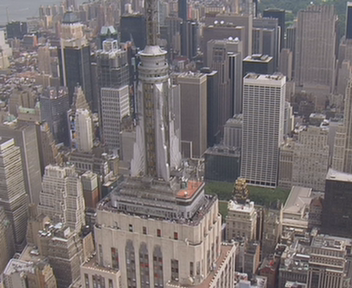
%> input picture ToolBoxs/imgs/city002.png, 352 x 288 px, given in place of foreman001.png, which was not available
$ octave Demo.m   (GNU Octave 9; MATLAB toolbox functions it lacks are replaced by stand-ins)
%> lines starting %> are read from the running program, lines starting %| are printed output that depends on the picture; pictures that were not available may be replaced by others from this repository, and a replacement may not be noted
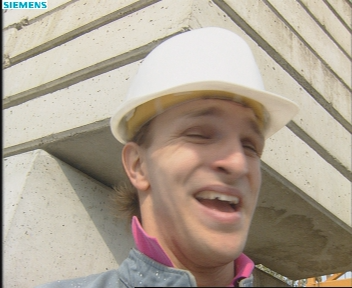
%> input picture ToolBoxs/imgs/foreman002.png, 352 x 288 px
### ToolBoxs/SubME/Motion_Est.m
%%%%%%%%%%%%%%%%%%%%%%%%%%%%%%%%%%%%%%%%%%%%%%%%%%%%
% Motion Estimation
%
% [MVx MVy] = Motion_Est(img_test, img_ref, opts)
% estimates motion based on block matching.
%
% Input: img_test         - current   image
%        img_ref          - reference image
%        opts.BlockSize   - block size {default: 10}
%        opts.SearchLimit - search limit {default: 10}
%
% Output: MVx - horizontal motion vectors
%         MVy - vertical motion vectors
%
%
% Stanley Chan
%
% Copyright 2010
% University of California, San Diego
%
% Last Modified:
%  3 Jun, 2009
% 28 Apr, 2010
%  5 May, 2010 bug corrected, thanks to Ramsin Khoshabeh
% 29 Jun, 2010 modified for color images
%%%%%%%%%%%%%%%%%%%%%%%%%%%%%%%%%%%%%%%%%%%%%%%%%%%

function [MVx MVy] = Motion_Est(img_test, img_ref, opts)
% Set default values
if ~isfield(opts,'BlockSize')
    opts.BlockSize = 10;
end

if ~isfield(opts,'SearchLimit')
    opts.SearchLimit = 20;
end

% Set lower limits to BlockSize and SearchLimit
BlockSize   = max(opts.BlockSize,   6);
SearchLimit = max(opts.SearchLimit, 6);

if mod(BlockSize,2)~=0
    error('it is better to have BlockSize = even number');
end
if mod(SearchLimit,2)~=0
    error('it is better to have SearchLimit = even number');
end

% Crop the images so that image size is a multiple of BlockSize
M        = floor(size(img_ref, 1)/BlockSize)*BlockSize;
%> M = 288
N        = floor(size(img_ref, 2)/BlockSize)*BlockSize;
%> N = 352
img_ref  = img_ref(1:M, 1:N, :);
img_test = img_test(1:M, 1:N, :);


% Enlarge the image boundaries by BlockSize/2 pixels
img_ref  = padarray(img_ref,  [BlockSize/2 BlockSize/2], 'replicate');
img_test = padarray(img_test, [BlockSize/2 BlockSize/2], 'replicate');

% Pad zeros to images to fit SearchLimit
img_ref  = padarray(img_ref,  [SearchLimit, SearchLimit]);
%> img_ref: size 316x380x3 double
img_test = padarray(img_test, [SearchLimit, SearchLimit]);
%> img_test: size 316x380x3 double


% Set parameters
[M N C]     = size(img_ref);
%> M = 316; N = 380; C = 3
L           = floor(BlockSize/2);
BlockRange  = -L:L-1;
xc_range    = SearchLimit+L+1 : BlockSize : N-(SearchLimit+L);
%> xc_range = 44 values from 15 to 359
yc_range    = SearchLimit+L+1 : BlockSize : M-(SearchLimit+L);
%> yc_range = 36 values from 15 to 295

MVx = zeros(length(yc_range), length(xc_range));
MVy = zeros(length(yc_range), length(xc_range));


% Main Loop
for i = 1:length(yc_range)
    for j = 1:length(xc_range)
        xc = xc_range(j);
        yc = yc_range(i);

        Block           = img_test(yc + BlockRange, xc + BlockRange, :);

        % Choose either one of the followings
%         [MVy1 MVx1]     = FullSearch(Block, img_ref, xc, yc, SearchLimit);
        [MVy1 MVx1]     = LogSearch(Block, img_ref, xc, yc, SearchLimit);

        MVx(i,j) = MVx1;
        MVy(i,j) = MVy1;
    end
end

% Maximize MV
MVx(MVx> SearchLimit) =  SearchLimit;
%> MVx: size 36x44 double; min -27.69, max 10, mean -0.501
MVx(MVx<-SearchLimit) = -SearchLimit;
%> MVx: size 36x44 double; min -10, max 10, mean -0.328
MVy(MVy> SearchLimit) =  SearchLimit;
%> MVy: size 36x44 double; min -45.71, max 10, mean -0.899
MVy(MVy<-SearchLimit) = -SearchLimit;
%> MVy: size 36x44 double; min -10, max 10, mean -0.635


% Median filter to clean up MV
MVx = medfilt2(MVx, [3 3]);
MVy = medfilt2(MVy, [3 3]);

### ToolBoxs/SubME/Bidirectional_ME.m
function [MVx, MVy] = Bidirectional_ME(img0, img1, opts)
% Forward ME
[MVx1 MVy1] = Motion_Est(img0, img1, opts);

% Backward ME
[MVx2 MVy2] = Motion_Est(img1, img0, opts);
%> in Motion_Est (call 2), `MVx(MVx> SearchLimit) =  SearchLimit;`: MVx: size 36x44 double; min -84.8, max 10, mean -0.537
%> in Motion_Est (call 2), `MVx(MVx<-SearchLimit) = -SearchLimit;`: MVx: size 36x44 double; min -10, max 10, mean 0.0681
%> in Motion_Est (call 2), `MVy(MVy> SearchLimit) =  SearchLimit;`: MVy: size 36x44 double; min -51.07, max 10, mean 0.726
%> in Motion_Est (call 2), `MVy(MVy<-SearchLimit) = -SearchLimit;`: MVy: size 36x44 double; min -10, max 10, mean 1.05

% Motion Refinement
MVx(:,:,1) =  MVx1;
MVx(:,:,2) = -MVx2;

MVy(:,:,1) =  MVy1;
MVy(:,:,2) = -MVy2;

MVx = max(MVx, [], 3);
MVy = max(MVy, [], 3);

### ToolBoxs/SubME/reconstruct.m
function g = reconstruct(img0, MVx, MVy, pel)
%> called with pel = 0.5
%%%%%%%%%%%%%%%%%%%%%%%%%%%%%%%%%
% Integer pixel motion compensation
%
% g = reconstruct(img0, MVx, MVy, pel)
% constructs a motion compensated frame of img0 according to the motion
% vectors specified by MVx and MVy
%
%
% Stanley Chan
% 29 Apr, 2010
% 10 Feb, 2011
%%%%%%%%%%%%%%%%%%%%%%%%%%%%%%%%
img = imresize(img0, 1/pel, 'bilinear');
BlockSize  = floor(size(img,1)/size(MVx,1));
%> BlockSize = 16
[m n C]    = size(img);
%> m = 576; n = 704; C = 3
M          = floor(m/BlockSize)*BlockSize;
N          = floor(n/BlockSize)*BlockSize;
f          = img(1:M, 1:N, 1:C);
g          = zeros(M, N, C);

MVxmap = imresize(MVx, BlockSize);
MVymap = imresize(MVy, BlockSize);
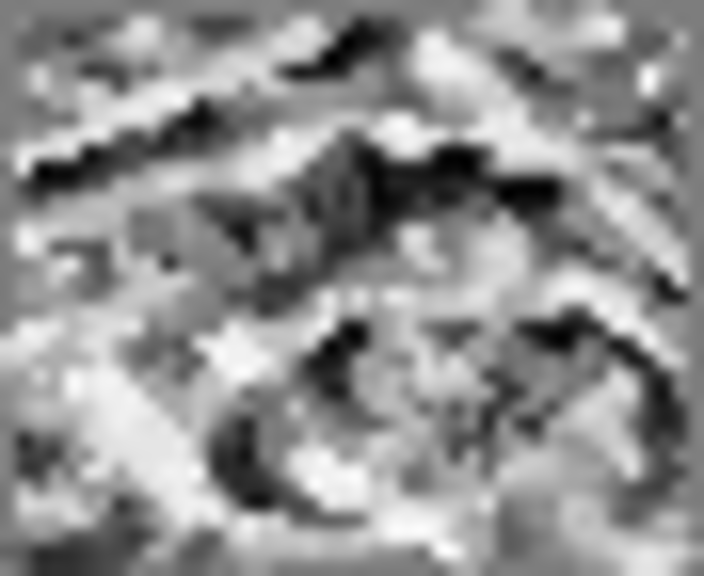
%> MVymap: size 576x704 double; min -10.88, max 11.19, mean 1.58; drawn with min black and max white

Dx = round(MVxmap*(1/pel));
Dy = round(MVymap*(1/pel));

[xgrid ygrid] = meshgrid(1:N, 1:M);

X = min(max(xgrid+Dx, 1), N);
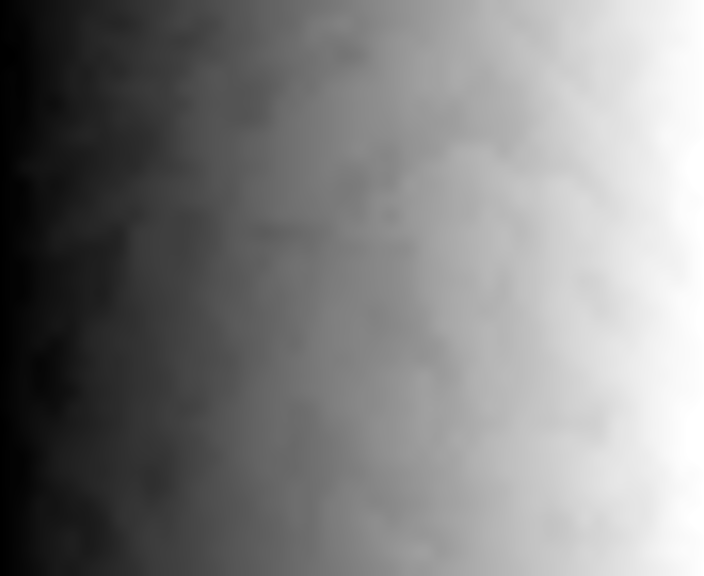
%> X: size 576x704 double; min 1, max 704, mean 357.1; drawn with min black and max white
Y = min(max(ygrid+Dy, 1), N);
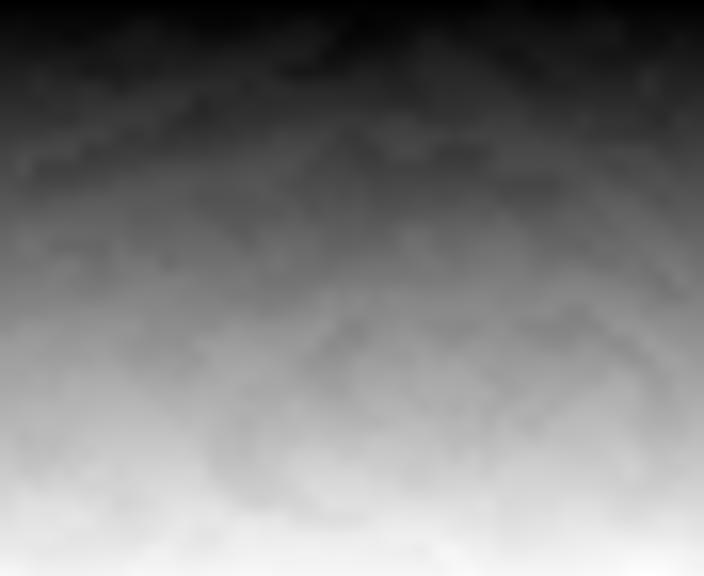
%> Y: size 576x704 double; min 1, max 594, mean 291.7; drawn with min black and max white

idx = (X(:)-1)*M + Y(:);
for coloridx = 1:C
    fc = f(:,:,coloridx);
    g(:,:,coloridx) = reshape(fc(idx), M, N);
end
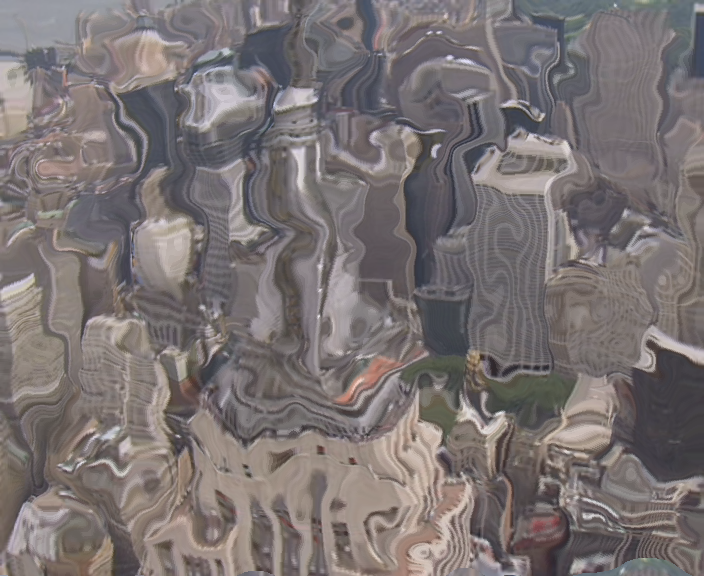
%> g: size 576x704x3 double; mean R, G, B 0.481, 0.452, 0.452
g = imresize(g, pel);
%> g: size 288x352x3 double

### ToolBoxs/SubME/Demo.m
clear all
close all
clc

%%%%%%%%%%%%%%%%%%%%%%%%%%%%%%%%%%%%%%%%%%%%%%%
% Demo for Subpixel Motion Estimation
% version 1.6
%
% Stanley Chan
%
% Copyright 2010
% University of California, San Diego
%
% Last modified:
% 29 Apr, 2010
% 29 Jun, 2010
%  7 Jul, 2010
%  3 Jan, 2013 clean up demo
%%%%%%%%%%%%%%%%%%%%%%%%%%%%%%%%%%%%%%%%%%%%%%

% Parameters
opts.BlockSize   = 8;
opts.SearchLimit = 10;

% Read image
img0 = im2double(imread('imgs/foreman001.png'));
img1 = im2double(imread('imgs/foreman002.png'));

% Motion estimation
tic
[MVx, MVy] = Bidirectional_ME(img0, img1, opts);
toc

% Motion Compensation
tic
imgMC = reconstruct(img0, MVx, MVy, 0.5);
toc

% Evaluation
[M N C] = size(imgMC);
Res  = imgMC-img1(1:M, 1:N, 1:C);
MSE  = norm(Res(:), 'fro')^2/numel(imgMC);
%> MSE = 0.0806
PSNR = 10*log10(max(imgMC(:))^2/MSE);
%> PSNR = 10.53

% Show results
figure(1);
quiver(MVx(end:-1:1,:), MVy(end:-1:1,:));
title('Motion Vector Field');
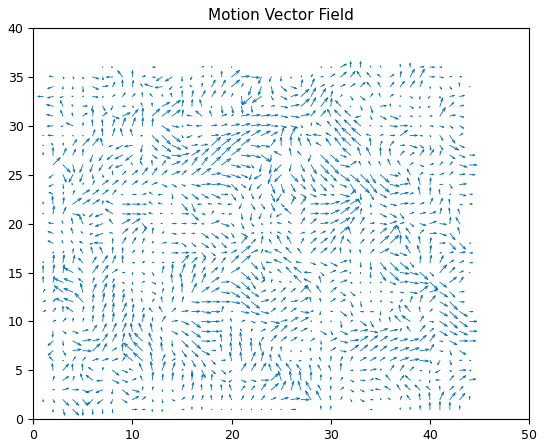
%> figure redrawn from the program's plot data; highest point at x = 32, y = 36.55

figure(2);
subplot(221);
imshow(img0); title('img_0');

subplot(222);
imshow(img1); title('img_1');

subplot(223);
imshow(imgMC); title('img_M');

subplot(224);
T = sprintf('img_M - img_1, PSNR %3g dB', PSNR);
%> T = 'img_M - img_1, PSNR 10.527 dB'
imshow(rgb2gray(imgMC)-rgb2gray(img1(1:M, 1:N, :)), []); title(T);
%> after `imshow(rgb2gray(imgMC)-rgb2gray(img1(1:M, 1:N, :)), [])`:
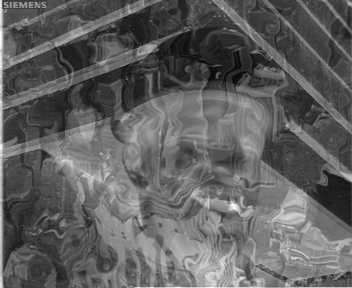
%> displayed picture: size 288x352, on the screen's scale of 0 to 255; min 0, max 255, mean 96.2
